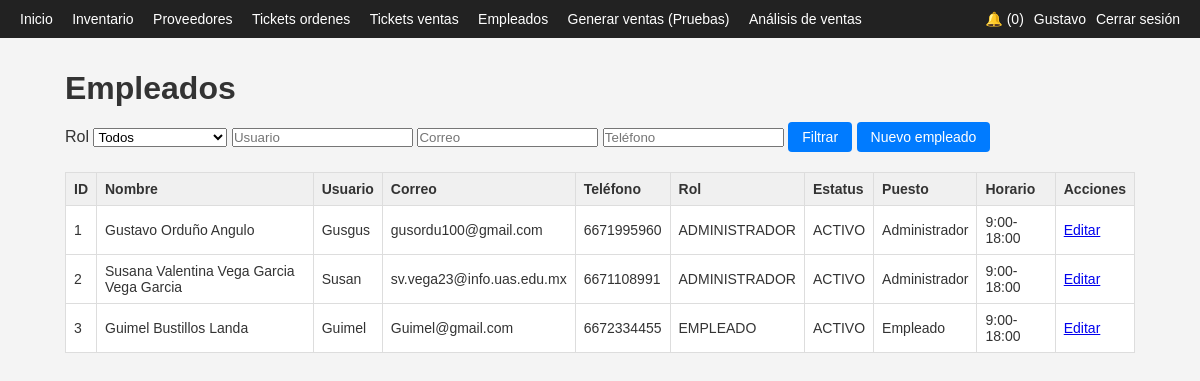
The page /app/empleados_list.php (signed in) on the database its author committed.
### tables this page shows
CREATE TABLE `empleados` (
  `id_empleado` int(11) NOT NULL,
  `nombre` varchar(100) NOT NULL,
  `apellido` varchar(100) NOT NULL,
  `usuario` varchar(50) NOT NULL,
  `password_hash` varchar(255) NOT NULL,
  `rol` enum('ADMINISTRADOR','EMPLEADO') NOT NULL DEFAULT 'EMPLEADO',
  `correo` varchar(150) NOT NULL,
  `telefono` varchar(20) DEFAULT NULL,
  `estatus` enum('ACTIVO','INACTIVO') NOT NULL DEFAULT 'ACTIVO',
  `puesto` varchar(100) DEFAULT NULL,
  `horario` varchar(100) DEFAULT NULL,
  `fecha_registro` timestamp NOT NULL DEFAULT current_timestamp()
);

### app/stock_notificaciones.php (called while the page is built, shortened)
<?php
function obtener_notificaciones_no_leidas(PDO $pdo, ?int $id_empleado): array {
    if ($id_empleado) {
        $stmt = $pdo->prepare(
            "SELECT * FROM notificaciones
             WHERE (id_empleado_destino IS NULL OR id_empleado_destino = ?)
             AND leida = 0
             ORDER BY fecha_creacion DESC
             LIMIT 10"
        );
        $stmt->execute([$id_empleado]);
    }
    return $stmt->fetchAll();
}

### app/empleados_list.php (the view, shortened to what this page needs)
<?php
include 'header.php';
$usuario  = $_GET['usuario'] ?? '';
$correo   = $_GET['correo'] ?? '';
$telefono = $_GET['telefono'] ?? '';
$sql = "SELECT * FROM empleados WHERE 1=1";
$params = [];
$stmt = $pdo->prepare($sql);
$stmt->execute($params);
$empleados = $stmt->fetchAll();
?>
<h1>Empleados</h1>
<form method="get" class="filtros">
    <label>Rol</label>
    <select name="rol">
        <option value="">Todos</option>
    </select>
    <input type="text" name="usuario" placeholder="Usuario" value="<?php echo htmlspecialchars($usuario); ?>">
    <input type="text" name="correo" placeholder="Correo" value="<?php echo htmlspecialchars($correo); ?>">
    <input type="text" name="telefono" placeholder="Teléfono" value="<?php echo htmlspecialchars($telefono); ?>">
    <button type="submit">Filtrar</button>
    <a class="btn" href="empleados_form.php">Nuevo empleado</a>
</form>
<table class="tabla">
    <thead>
        <tr>
            <th>ID</th>
            <th>Nombre</th>
            <th>Usuario</th>
            <th>Correo</th>
            <th>Teléfono</th>
            <th>Rol</th>
            <th>Estatus</th>
            <th>Puesto</th>
            <th>Horario</th>
            <th>Acciones</th>
        </tr>
    </thead>
    <tbody>
        <?php foreach ($empleados as $e): ?>
        <tr>
            <td><?php echo $e['id_empleado']; ?></td>
            <td><?php echo htmlspecialchars($e['nombre'] . ' ' . $e['apellido']); ?></td>
            <td><?php echo htmlspecialchars($e['usuario']); ?></td>
            <td><?php echo htmlspecialchars($e['correo']); ?></td>
            <td><?php echo htmlspecialchars($e['telefono']); ?></td>
            <td><?php echo htmlspecialchars($e['rol']); ?></td>
            <td><?php echo htmlspecialchars($e['estatus']); ?></td>
            <td><?php echo htmlspecialchars($e['puesto']); ?></td>
            <td><?php echo htmlspecialchars($e['horario']); ?></td>
<td>
    <a href="empleados_form.php?id=<?php echo $e['id_empleado']; ?>">Editar</a>
</td>
        </tr>
        <?php endforeach; ?>
    </tbody>
</table>
<?php include 'footer.php'; ?>

### app/header.php (shortened to what this page needs)
<?php
require_once 'db.php';
?>
<!DOCTYPE html>
<html lang="es">
<head>
    <link rel="stylesheet" href="styles.css">
</head>
<body>
<?php if (isset($_SESSION['id_empleado'])): ?>
    <?php include 'navbar.php'; ?>
<?php endif; ?>
<main class="container">

### app/navbar.php
<?php
require_once 'stock_notificaciones.php';
$id_empleado = $_SESSION['id_empleado'] ?? null;
$notificaciones = obtener_notificaciones_no_leidas($pdo, $id_empleado);
$contador_notif = count($notificaciones);
?>
<nav class="navbar">
  <div class="navbar-left">
    <a href="dashboard.php">Inicio</a>
    <a href="inventario_list.php">Inventario</a>
    <a href="proveedores_list.php">Proveedores</a>
    <a href="tickets_ordenes.php">Tickets ordenes</a>
<a href="tickets_pruebas.php">Tickets ventas</a>
    <a href="empleados_list.php">Empleados</a>
     <a href="pruebas_carrito.php">Generar ventas (Pruebas)</a>
     <a href="analisis_ventas.php">Análisis de ventas</a>
  </div>
  <div class="navbar-right">
    <div class="notificaciones">
      <a href="notificaciones_list.php">
        🔔 (<?php echo $contador_notif; ?>)
      </a>
    </div>
    <div class="perfil">
      <a href="perfil.php">
        <?php echo htmlspecialchars($_SESSION['nombre'] ?? ''); ?>
      </a>
    </div>
    <div class="logout">
      <a href="logout.php">Cerrar sesión</a>
    </div>
  </div>
</nav>

### app/footer.php
</main>
</body>
</html>

### app/styles.css (style rules this page uses)
* { box-sizing: border-box; margin: 0; padding: 0; font-family: Arial, sans-serif; }
body { background-color: #f4f4f4; color: #333; }
.container { max-width: 1100px; margin: 70px auto 40px auto; padding: 0 15px; }
.navbar { position: fixed; top: 0; left: 0; right: 0; background-color: #222; color: #fff; padding: 10px 20px; display: flex; justify-content: space-between; align-items: center; z-index: 100; }
.navbar a { color: #fff; text-decoration: none; margin-right: 15px; font-size: 14px; }
.navbar-left a:last-child, .navbar-right a:last-child { margin-right: 0; }
.navbar-right { display: flex; align-items: center; }
.navbar-right > div { margin-left: 10px; }
h1, h2 { margin-bottom: 15px; }
.form, .form-inline, .filtros { margin-bottom: 20px; }
button, .btn { display: inline-block; padding: 7px 14px; border-radius: 4px; border: none; background-color: #007bff; color: #fff; text-decoration: none; cursor: pointer; font-size: 14px; }
.tabla { width: 100%; border-collapse: collapse; margin-top: 10px; background-color: #fff; }
.tabla th, .tabla td { border: 1px solid #ddd; padding: 8px; font-size: 14px; }
.tabla th { background-color: #f0f0f0; text-align: left; }

### rows shown on the page
empleados: id_empleado "1", nombre+apellido "Gustavo Orduño Angulo", usuario "Gusgus", correo "gusordu100@gmail.com", telefono "6671995960", rol "ADMINISTRADOR", estatus "ACTIVO", puesto "Administrador", horario "9:00-18:00"
empleados: id_empleado "2", nombre+apellido "Susana Valentina Vega Garcia Vega Garcia", usuario "Susan", correo "sv.vega23@info.uas.edu.mx", telefono "6671108991", rol "ADMINISTRADOR", estatus "ACTIVO", puesto "Administrador", horario "9:00-18:00"
empleados: id_empleado "3", nombre+apellido "Guimel Bustillos Landa", usuario "Guimel", correo "Guimel@gmail.com", telefono "6672334455", rol "EMPLEADO", estatus "ACTIVO", puesto "Empleado", horario "9:00-18:00"

### other values the page prints
$contador_notif "0"
$_SESSION['nombre'] "Gustavo"
